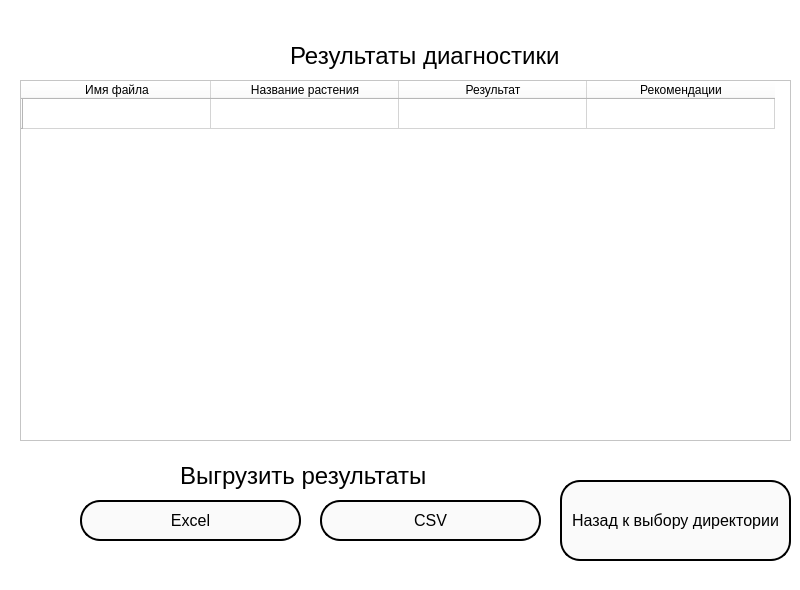
<?xml version="1.0" encoding="UTF-8"?>
<ui version="4.0">
 <class>Second_window_base</class>
 <widget class="QMainWindow" name="Second_window_base">
  <property name="geometry">
   <rect>
    <x>0</x>
    <y>0</y>
    <width>800</width>
    <height>590</height>
   </rect>
  </property>
  <property name="windowTitle">
   <string>MainWindow</string>
  </property>
  <property name="styleSheet">
   <string notr="true">background-color: rgb(255, 255, 255);</string>
  </property>
  <widget class="QWidget" name="centralwidget">
   <widget class="QLabel" name="label">
    <property name="geometry">
     <rect>
      <x>290</x>
      <y>30</y>
      <width>291</width>
      <height>51</height>
     </rect>
    </property>
    <property name="font">
     <font>
      <pointsize>18</pointsize>
     </font>
    </property>
    <property name="styleSheet">
     <string notr="true">background-color: rgb(255, 255, 255);
color: rgb(0, 0, 0);</string>
    </property>
    <property name="text">
     <string>Результаты диагностики</string>
    </property>
   </widget>
   <widget class="QPushButton" name="Back_1_window">
    <property name="geometry">
     <rect>
      <x>560</x>
      <y>480</y>
      <width>231</width>
      <height>81</height>
     </rect>
    </property>
    <property name="sizePolicy">
     <sizepolicy hsizetype="Minimum" vsizetype="Fixed">
      <horstretch>0</horstretch>
      <verstretch>0</verstretch>
     </sizepolicy>
    </property>
    <property name="font">
     <font>
      <pointsize>12</pointsize>
     </font>
    </property>
    <property name="styleSheet">
     <string notr="true">border-radius: 20px;   
color: rgb(0, 0, 0);
background-color: rgb(250, 250, 250);
border: 2px solid #000000</string>
    </property>
    <property name="text">
     <string>Назад к выбору директории</string>
    </property>
   </widget>
   <widget class="QTableWidget" name="Results">
    <property name="geometry">
     <rect>
      <x>20</x>
      <y>80</y>
      <width>771</width>
      <height>361</height>
     </rect>
    </property>
    <property name="maximumSize">
     <size>
      <width>1000</width>
      <height>16777215</height>
     </size>
    </property>
    <property name="styleSheet">
     <string notr="true">background-color: rgb(255, 255, 255);
color: rgb(0, 0, 0);</string>
    </property>
    <attribute name="horizontalHeaderDefaultSectionSize">
     <number>188</number>
    </attribute>
    <row>
     <property name="text">
      <string/>
     </property>
    </row>
    <column>
     <property name="text">
      <string>Имя файла</string>
     </property>
    </column>
    <column>
     <property name="text">
      <string>Название растения</string>
     </property>
    </column>
    <column>
     <property name="text">
      <string>Результат</string>
     </property>
    </column>
    <column>
     <property name="text">
      <string>Рекомендации</string>
     </property>
    </column>
    <item row="0" column="0">
     <property name="text">
      <string/>
     </property>
    </item>
    <item row="0" column="2">
     <property name="text">
      <string/>
     </property>
    </item>
   </widget>
   <widget class="QPushButton" name="Excel_b">
    <property name="geometry">
     <rect>
      <x>80</x>
      <y>500</y>
      <width>221</width>
      <height>41</height>
     </rect>
    </property>
    <property name="sizePolicy">
     <sizepolicy hsizetype="Minimum" vsizetype="Fixed">
      <horstretch>0</horstretch>
      <verstretch>0</verstretch>
     </sizepolicy>
    </property>
    <property name="font">
     <font>
      <pointsize>12</pointsize>
     </font>
    </property>
    <property name="styleSheet">
     <string notr="true">border-radius: 20px;   
color: rgb(0, 0, 0);
background-color: rgb(250, 250, 250);
border: 2px solid #000000</string>
    </property>
    <property name="text">
     <string>Excel</string>
    </property>
   </widget>
   <widget class="QPushButton" name="CSV_B">
    <property name="geometry">
     <rect>
      <x>320</x>
      <y>500</y>
      <width>221</width>
      <height>41</height>
     </rect>
    </property>
    <property name="sizePolicy">
     <sizepolicy hsizetype="Minimum" vsizetype="Fixed">
      <horstretch>0</horstretch>
      <verstretch>0</verstretch>
     </sizepolicy>
    </property>
    <property name="font">
     <font>
      <pointsize>12</pointsize>
     </font>
    </property>
    <property name="styleSheet">
     <string notr="true">border-radius: 20px;   
color: rgb(0, 0, 0);
background-color: rgb(250, 250, 250);
border: 2px solid #000000</string>
    </property>
    <property name="text">
     <string>CSV</string>
    </property>
   </widget>
   <widget class="QLabel" name="label_2">
    <property name="geometry">
     <rect>
      <x>180</x>
      <y>460</y>
      <width>291</width>
      <height>31</height>
     </rect>
    </property>
    <property name="font">
     <font>
      <pointsize>18</pointsize>
     </font>
    </property>
    <property name="styleSheet">
     <string notr="true">background-color: rgb(255, 255, 255);
color: rgb(0, 0, 0);</string>
    </property>
    <property name="text">
     <string>Выгрузить результаты </string>
    </property>
   </widget>
  </widget>
  <widget class="QStatusBar" name="statusbar"/>
 </widget>
 <resources/>
 <connections/>
</ui>
